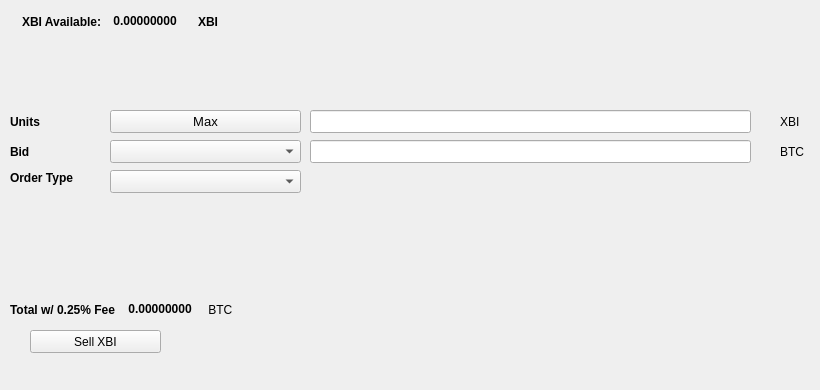
   <widget class="QWidget" name="SellTab">
    <attribute name="title">
     <string>Sell</string>
    </attribute>
    <widget class="QLabel" name="label_16">
     <property name="geometry">
      <rect>
       <x>780</x>
       <y>140</y>
       <width>31</width>
       <height>23</height>
      </rect>
     </property>
     <property name="text">
      <string>BTC</string>
     </property>
    </widget>
    <widget class="QComboBox" name="SellBidcomboBox">
     <property name="geometry">
      <rect>
       <x>110</x>
       <y>140</y>
       <width>191</width>
       <height>23</height>
      </rect>
     </property>
     <property name="font">
      <font>
       <pointsize>10</pointsize>
      </font>
     </property>
    </widget>
    <widget class="QLabel" name="label_18">
     <property name="geometry">
      <rect>
       <x>10</x>
       <y>110</y>
       <width>46</width>
       <height>23</height>
      </rect>
     </property>
     <property name="font">
      <font>
       <weight>75</weight>
       <bold>true</bold>
      </font>
     </property>
     <property name="text">
      <string>Units</string>
     </property>
    </widget>
    <widget class="QPushButton" name="Sell_Max_Amount">
     <property name="geometry">
      <rect>
       <x>110</x>
       <y>110</y>
       <width>191</width>
       <height>23</height>
      </rect>
     </property>
     <property name="font">
      <font>
       <pointsize>10</pointsize>
      </font>
     </property>
     <property name="text">
      <string>Max</string>
     </property>
    </widget>
    <widget class="QLabel" name="label_20">
     <property name="geometry">
      <rect>
       <x>10</x>
       <y>170</y>
       <width>91</width>
       <height>16</height>
      </rect>
     </property>
     <property name="font">
      <font>
       <weight>75</weight>
       <bold>true</bold>
      </font>
     </property>
     <property name="text">
      <string>Order Type</string>
     </property>
    </widget>
    <widget class="QComboBox" name="SellOrdertypeCombo">
     <property name="geometry">
      <rect>
       <x>110</x>
       <y>170</y>
       <width>191</width>
       <height>23</height>
      </rect>
     </property>
     <property name="font">
      <font>
       <pointsize>10</pointsize>
      </font>
     </property>
    </widget>
    <widget class="QLabel" name="label_21">
     <property name="geometry">
      <rect>
       <x>10</x>
       <y>140</y>
       <width>46</width>
       <height>23</height>
      </rect>
     </property>
     <property name="font">
      <font>
       <weight>75</weight>
       <bold>true</bold>
      </font>
     </property>
     <property name="text">
      <string>Bid</string>
     </property>
    </widget>
    <widget class="QLabel" name="label_22">
     <property name="geometry">
      <rect>
       <x>780</x>
       <y>110</y>
       <width>31</width>
       <height>23</height>
      </rect>
     </property>
     <property name="text">
      <string>XBI</string>
     </property>
    </widget>
    <widget class="QLineEdit" name="UnitsInputXBI">
     <property name="geometry">
      <rect>
       <x>310</x>
       <y>110</y>
       <width>441</width>
       <height>23</height>
      </rect>
     </property>
     <property name="font">
      <font>
       <pointsize>9</pointsize>
       <weight>75</weight>
       <bold>true</bold>
      </font>
     </property>
    </widget>
    <widget class="QLineEdit" name="SellBidPriceEdit">
     <property name="geometry">
      <rect>
       <x>310</x>
       <y>140</y>
       <width>441</width>
       <height>23</height>
      </rect>
     </property>
     <property name="font">
      <font>
       <pointsize>9</pointsize>
       <weight>75</weight>
       <bold>true</bold>
      </font>
     </property>
    </widget>
    <widget class="QPushButton" name="SellXBIBTN">
     <property name="geometry">
      <rect>
       <x>30</x>
       <y>330</y>
       <width>131</width>
       <height>23</height>
      </rect>
     </property>
     <property name="text">
      <string>Sell XBI</string>
     </property>
     <property name="icon">
      <iconset resource="../xbi">
       <normaloff>:/icons/bitcoin</normaloff>:/icons/bitcoin</iconset>
     </property>
    </widget>
    <widget class="QWidget" name="layoutWidget3">
     <property name="geometry">
      <rect>
       <x>22</x>
       <y>12</y>
       <width>258</width>
       <height>19</height>
      </rect>
     </property>
     <layout class="QHBoxLayout" name="horizontalLayout">
      <item>
       <widget class="QLabel" name="label232_2">
        <property name="font">
         <font>
          <weight>75</weight>
          <bold>true</bold>
         </font>
        </property>
        <property name="text">
         <string>XBI Available:</string>
        </property>
       </widget>
      </item>
      <item>
       <widget class="QLabel" name="XBIAvailableLabel">
        <property name="palette">
         <palette>
          <active>
           <colorrole role="WindowText">
            <brush brushstyle="SolidPattern">
             <color alpha="255">
              <red>0</red>
              <green>0</green>
              <blue>0</blue>
             </color>
            </brush>
           </colorrole>
           <colorrole role="Button">
            <brush brushstyle="SolidPattern">
             <color alpha="255">
              <red>0</red>
              <green>170</green>
              <blue>0</blue>
             </color>
            </brush>
           </colorrole>
           <colorrole role="Light">
            <brush brushstyle="SolidPattern">
             <color alpha="255">
              <red>0</red>
              <green>255</green>
              <blue>0</blue>
             </color>
            </brush>
           </colorrole>
           <colorrole role="Midlight">
            <brush brushstyle="SolidPattern">
             <color alpha="255">
              <red>0</red>
              <green>212</green>
              <blue>0</blue>
             </color>
            </brush>
           </colorrole>
           <colorrole role="Dark">
            <brush brushstyle="SolidPattern">
             <color alpha="255">
              <red>0</red>
              <green>85</green>
              <blue>0</blue>
             </color>
            </brush>
           </colorrole>
           <colorrole role="Mid">
            <brush brushstyle="SolidPattern">
             <color alpha="255">
              <red>0</red>
              <green>113</green>
              <blue>0</blue>
             </color>
            </brush>
           </colorrole>
           <colorrole role="Text">
            <brush brushstyle="SolidPattern">
             <color alpha="255">
              <red>0</red>
              <green>170</green>
              <blue>0</blue>
             </color>
            </brush>
           </colorrole>
           <colorrole role="BrightText">
            <brush brushstyle="SolidPattern">
             <color alpha="255">
              <red>255</red>
              <green>255</green>
              <blue>255</blue>
             </color>
            </brush>
           </colorrole>
           <colorrole role="ButtonText">
            <brush brushstyle="SolidPattern">
             <color alpha="255">
              <red>0</red>
              <green>0</green>
              <blue>0</blue>
             </color>
            </brush>
           </colorrole>
           <colorrole role="Base">
            <brush brushstyle="SolidPattern">
             <color alpha="255">
              <red>255</red>
              <green>255</green>
              <blue>255</blue>
             </color>
            </brush>
           </colorrole>
           <colorrole role="Window">
            <brush brushstyle="SolidPattern">
             <color alpha="255">
              <red>0</red>
              <green>170</green>
              <blue>0</blue>
             </color>
            </brush>
           </colorrole>
           <colorrole role="Shadow">
            <brush brushstyle="SolidPattern">
             <color alpha="255">
              <red>0</red>
              <green>0</green>
              <blue>0</blue>
             </color>
            </brush>
           </colorrole>
           <colorrole role="AlternateBase">
            <brush brushstyle="SolidPattern">
             <color alpha="255">
              <red>127</red>
              <green>212</green>
              <blue>127</blue>
             </color>
            </brush>
           </colorrole>
           <colorrole role="ToolTipBase">
            <brush brushstyle="SolidPattern">
             <color alpha="255">
              <red>255</red>
              <green>255</green>
              <blue>220</blue>
             </color>
            </brush>
           </colorrole>
           <colorrole role="ToolTipText">
            <brush brushstyle="SolidPattern">
             <color alpha="255">
              <red>0</red>
              <green>0</green>
              <blue>0</blue>
             </color>
            </brush>
           </colorrole>
          </active>
          <inactive>
           <colorrole role="WindowText">
            <brush brushstyle="SolidPattern">
             <color alpha="255">
              <red>0</red>
              <green>0</green>
              <blue>0</blue>
             </color>
            </brush>
           </colorrole>
           <colorrole role="Button">
            <brush brushstyle="SolidPattern">
             <color alpha="255">
              <red>0</red>
              <green>170</green>
              <blue>0</blue>
             </color>
            </brush>
           </colorrole>
           <colorrole role="Light">
            <brush brushstyle="SolidPattern">
             <color alpha="255">
              <red>0</red>
              <green>255</green>
              <blue>0</blue>
             </color>
            </brush>
           </colorrole>
           <colorrole role="Midlight">
            <brush brushstyle="SolidPattern">
             <color alpha="255">
              <red>0</red>
              <green>212</green>
              <blue>0</blue>
             </color>
            </brush>
           </colorrole>
           <colorrole role="Dark">
            <brush brushstyle="SolidPattern">
             <color alpha="255">
              <red>0</red>
              <green>85</green>
              <blue>0</blue>
             </color>
            </brush>
           </colorrole>
           <colorrole role="Mid">
            <brush brushstyle="SolidPattern">
             <color alpha="255">
              <red>0</red>
              <green>113</green>
              <blue>0</blue>
             </color>
            </brush>
           </colorrole>
           <colorrole role="Text">
            <brush brushstyle="SolidPattern">
             <color alpha="255">
              <red>0</red>
              <green>170</green>
              <blue>0</blue>
             </color>
            </brush>
           </colorrole>
           <colorrole role="BrightText">
            <brush brushstyle="SolidPattern">
             <color alpha="255">
              <red>255</red>
              <green>255</green>
              <blue>255</blue>
             </color>
            </brush>
           </colorrole>
           <colorrole role="ButtonText">
            <brush brushstyle="SolidPattern">
             <color alpha="255">
              <red>0</red>
              <green>0</green>
              <blue>0</blue>
             </color>
            </brush>
           </colorrole>
           <colorrole role="Base">
            <brush brushstyle="SolidPattern">
             <color alpha="255">
              <red>255</red>
              <green>255</green>
              <blue>255</blue>
             </color>
            </brush>
           </colorrole>
           <colorrole role="Window">
            <brush brushstyle="SolidPattern">
             <color alpha="255">
              <red>0</red>
              <green>170</green>
              <blue>0</blue>
             </color>
            </brush>
           </colorrole>
           <colorrole role="Shadow">
            <brush brushstyle="SolidPattern">
             <color alpha="255">
              <red>0</red>
              <green>0</green>
              <blue>0</blue>
             </color>
            </brush>
           </colorrole>
           <colorrole role="AlternateBase">
            <brush brushstyle="SolidPattern">
             <color alpha="255">
              <red>127</red>
              <green>212</green>
              <blue>127</blue>
             </color>
            </brush>
           </colorrole>
           <colorrole role="ToolTipBase">
            <brush brushstyle="SolidPattern">
             <color alpha="255">
              <red>255</red>
              <green>255</green>
              <blue>220</blue>
             </color>
            </brush>
           </colorrole>
           <colorrole role="ToolTipText">
            <brush brushstyle="SolidPattern">
             <color alpha="255">
              <red>0</red>
              <green>0</green>
              <blue>0</blue>
             </color>
            </brush>
           </colorrole>
          </inactive>
          <disabled>
           <colorrole role="WindowText">
            <brush brushstyle="SolidPattern">
             <color alpha="255">
              <red>0</red>
              <green>85</green>
              <blue>0</blue>
             </color>
            </brush>
           </colorrole>
           <colorrole role="Button">
            <brush brushstyle="SolidPattern">
             <color alpha="255">
              <red>0</red>
              <green>170</green>
              <blue>0</blue>
             </color>
            </brush>
           </colorrole>
           <colorrole role="Light">
            <brush brushstyle="SolidPattern">
             <color alpha="255">
              <red>0</red>
              <green>255</green>
              <blue>0</blue>
             </color>
            </brush>
           </colorrole>
           <colorrole role="Midlight">
            <brush brushstyle="SolidPattern">
             <color alpha="255">
              <red>0</red>
              <green>212</green>
              <blue>0</blue>
             </color>
            </brush>
           </colorrole>
           <colorrole role="Dark">
            <brush brushstyle="SolidPattern">
             <color alpha="255">
              <red>0</red>
              <green>85</green>
              <blue>0</blue>
             </color>
            </brush>
           </colorrole>
           <colorrole role="Mid">
            <brush brushstyle="SolidPattern">
             <color alpha="255">
              <red>0</red>
              <green>113</green>
              <blue>0</blue>
             </color>
            </brush>
           </colorrole>
           <colorrole role="Text">
            <brush brushstyle="SolidPattern">
             <color alpha="255">
              <red>0</red>
              <green>85</green>
              <blue>0</blue>
             </color>
            </brush>
           </colorrole>
           <colorrole role="BrightText">
            <brush brushstyle="SolidPattern">
             <color alpha="255">
              <red>255</red>
              <green>255</green>
              <blue>255</blue>
             </color>
            </brush>
           </colorrole>
           <colorrole role="ButtonText">
            <brush brushstyle="SolidPattern">
             <color alpha="255">
              <red>0</red>
              <green>85</green>
              <blue>0</blue>
             </color>
            </brush>
           </colorrole>
           <colorrole role="Base">
            <brush brushstyle="SolidPattern">
             <color alpha="255">
              <red>0</red>
              <green>170</green>
              <blue>0</blue>
             </color>
            </brush>
           </colorrole>
           <colorrole role="Window">
            <brush brushstyle="SolidPattern">
             <color alpha="255">
              <red>0</red>
              <green>170</green>
              <blue>0</blue>
             </color>
            </brush>
           </colorrole>
           <colorrole role="Shadow">
            <brush brushstyle="SolidPattern">
             <color alpha="255">
              <red>0</red>
              <green>0</green>
              <blue>0</blue>
             </color>
            </brush>
           </colorrole>
           <colorrole role="AlternateBase">
            <brush brushstyle="SolidPattern">
             <color alpha="255">
              <red>0</red>
              <green>170</green>
              <blue>0</blue>
             </color>
            </brush>
           </colorrole>
           <colorrole role="ToolTipBase">
            <brush brushstyle="SolidPattern">
             <color alpha="255">
              <red>255</red>
              <green>255</green>
              <blue>220</blue>
             </color>
            </brush>
           </colorrole>
           <colorrole role="ToolTipText">
            <brush brushstyle="SolidPattern">
             <color alpha="255">
              <red>0</red>
              <green>0</green>
              <blue>0</blue>
             </color>
            </brush>
           </colorrole>
          </disabled>
         </palette>
        </property>
        <property name="font">
         <font>
          <weight>75</weight>
          <bold>true</bold>
         </font>
        </property>
        <property name="text">
         <string> 0.00000000 </string>
        </property>
        <property name="textInteractionFlags">
         <set>Qt::LinksAccessibleByMouse|Qt::TextSelectableByKeyboard|Qt::TextSelectableByMouse</set>
        </property>
       </widget>
      </item>
      <item>
       <widget class="QLabel" name="labelXBI">
        <property name="font">
         <font>
          <weight>75</weight>
          <bold>true</bold>
         </font>
        </property>
        <property name="text">
         <string>XBI</string>
        </property>
       </widget>
      </item>
     </layout>
    </widget>
    <widget class="QWidget" name="layoutWidget">
     <property name="geometry">
      <rect>
       <x>10</x>
       <y>300</y>
       <width>268</width>
       <height>19</height>
      </rect>
     </property>
     <layout class="QHBoxLayout" name="horizontalLayout_2">
      <item>
       <widget class="QLabel" name="label_19">
        <property name="font">
         <font>
          <weight>75</weight>
          <bold>true</bold>
         </font>
        </property>
        <property name="text">
         <string>Total w/ 0.25% Fee </string>
        </property>
       </widget>
      </item>
      <item>
       <widget class="QLabel" name="SellCostLabel">
        <property name="palette">
         <palette>
          <active>
           <colorrole role="WindowText">
            <brush brushstyle="SolidPattern">
             <color alpha="255">
              <red>0</red>
              <green>0</green>
              <blue>0</blue>
             </color>
            </brush>
           </colorrole>
           <colorrole role="Button">
            <brush brushstyle="SolidPattern">
             <color alpha="255">
              <red>0</red>
              <green>170</green>
              <blue>0</blue>
             </color>
            </brush>
           </colorrole>
           <colorrole role="Light">
            <brush brushstyle="SolidPattern">
             <color alpha="255">
              <red>0</red>
              <green>255</green>
              <blue>0</blue>
             </color>
            </brush>
           </colorrole>
           <colorrole role="Midlight">
            <brush brushstyle="SolidPattern">
             <color alpha="255">
              <red>0</red>
              <green>212</green>
              <blue>0</blue>
             </color>
            </brush>
           </colorrole>
           <colorrole role="Dark">
            <brush brushstyle="SolidPattern">
             <color alpha="255">
              <red>0</red>
              <green>85</green>
              <blue>0</blue>
             </color>
            </brush>
           </colorrole>
           <colorrole role="Mid">
            <brush brushstyle="SolidPattern">
             <color alpha="255">
              <red>0</red>
              <green>113</green>
              <blue>0</blue>
             </color>
            </brush>
           </colorrole>
           <colorrole role="Text">
            <brush brushstyle="SolidPattern">
             <color alpha="255">
              <red>0</red>
              <green>170</green>
              <blue>0</blue>
             </color>
            </brush>
           </colorrole>
           <colorrole role="BrightText">
            <brush brushstyle="SolidPattern">
             <color alpha="255">
              <red>255</red>
              <green>255</green>
              <blue>255</blue>
             </color>
            </brush>
           </colorrole>
           <colorrole role="ButtonText">
            <brush brushstyle="SolidPattern">
             <color alpha="255">
              <red>0</red>
              <green>0</green>
              <blue>0</blue>
             </color>
            </brush>
           </colorrole>
           <colorrole role="Base">
            <brush brushstyle="SolidPattern">
             <color alpha="255">
              <red>255</red>
              <green>255</green>
              <blue>255</blue>
             </color>
            </brush>
           </colorrole>
           <colorrole role="Window">
            <brush brushstyle="SolidPattern">
             <color alpha="255">
              <red>0</red>
              <green>170</green>
              <blue>0</blue>
             </color>
            </brush>
           </colorrole>
           <colorrole role="Shadow">
            <brush brushstyle="SolidPattern">
             <color alpha="255">
              <red>0</red>
              <green>0</green>
              <blue>0</blue>
             </color>
            </brush>
           </colorrole>
           <colorrole role="AlternateBase">
            <brush brushstyle="SolidPattern">
             <color alpha="255">
              <red>127</red>
              <green>212</green>
              <blue>127</blue>
             </color>
            </brush>
           </colorrole>
           <colorrole role="ToolTipBase">
            <brush brushstyle="SolidPattern">
             <color alpha="255">
              <red>255</red>
              <green>255</green>
              <blue>220</blue>
             </color>
            </brush>
           </colorrole>
           <colorrole role="ToolTipText">
            <brush brushstyle="SolidPattern">
             <color alpha="255">
              <red>0</red>
              <green>0</green>
              <blue>0</blue>
             </color>
            </brush>
           </colorrole>
          </active>
          <inactive>
           <colorrole role="WindowText">
            <brush brushstyle="SolidPattern">
             <color alpha="255">
              <red>0</red>
              <green>0</green>
              <blue>0</blue>
             </color>
            </brush>
           </colorrole>
           <colorrole role="Button">
            <brush brushstyle="SolidPattern">
             <color alpha="255">
              <red>0</red>
              <green>170</green>
              <blue>0</blue>
             </color>
            </brush>
           </colorrole>
           <colorrole role="Light">
            <brush brushstyle="SolidPattern">
             <color alpha="255">
              <red>0</red>
              <green>255</green>
              <blue>0</blue>
             </color>
            </brush>
           </colorrole>
           <colorrole role="Midlight">
            <brush brushstyle="SolidPattern">
             <color alpha="255">
              <red>0</red>
              <green>212</green>
              <blue>0</blue>
             </color>
            </brush>
           </colorrole>
           <colorrole role="Dark">
            <brush brushstyle="SolidPattern">
             <color alpha="255">
              <red>0</red>
              <green>85</green>
              <blue>0</blue>
             </color>
            </brush>
           </colorrole>
           <colorrole role="Mid">
            <brush brushstyle="SolidPattern">
             <color alpha="255">
              <red>0</red>
              <green>113</green>
              <blue>0</blue>
             </color>
            </brush>
           </colorrole>
           <colorrole role="Text">
            <brush brushstyle="SolidPattern">
             <color alpha="255">
              <red>0</red>
              <green>170</green>
              <blue>0</blue>
             </color>
            </brush>
           </colorrole>
           <colorrole role="BrightText">
            <brush brushstyle="SolidPattern">
             <color alpha="255">
              <red>255</red>
              <green>255</green>
              <blue>255</blue>
             </color>
            </brush>
           </colorrole>
           <colorrole role="ButtonText">
            <brush brushstyle="SolidPattern">
             <color alpha="255">
              <red>0</red>
              <green>0</green>
              <blue>0</blue>
             </color>
            </brush>
           </colorrole>
           <colorrole role="Base">
            <brush brushstyle="SolidPattern">
             <color alpha="255">
              <red>255</red>
              <green>255</green>
              <blue>255</blue>
             </color>
            </brush>
           </colorrole>
           <colorrole role="Window">
            <brush brushstyle="SolidPattern">
             <color alpha="255">
              <red>0</red>
              <green>170</green>
              <blue>0</blue>
             </color>
            </brush>
           </colorrole>
           <colorrole role="Shadow">
            <brush brushstyle="SolidPattern">
             <color alpha="255">
              <red>0</red>
              <green>0</green>
              <blue>0</blue>
             </color>
            </brush>
           </colorrole>
           <colorrole role="AlternateBase">
            <brush brushstyle="SolidPattern">
             <color alpha="255">
              <red>127</red>
              <green>212</green>
              <blue>127</blue>
             </color>
            </brush>
           </colorrole>
           <colorrole role="ToolTipBase">
            <brush brushstyle="SolidPattern">
             <color alpha="255">
              <red>255</red>
              <green>255</green>
              <blue>220</blue>
             </color>
            </brush>
           </colorrole>
           <colorrole role="ToolTipText">
            <brush brushstyle="SolidPattern">
             <color alpha="255">
              <red>0</red>
              <green>0</green>
              <blue>0</blue>
             </color>
            </brush>
           </colorrole>
          </inactive>
          <disabled>
           <colorrole role="WindowText">
            <brush brushstyle="SolidPattern">
             <color alpha="255">
              <red>0</red>
              <green>85</green>
              <blue>0</blue>
             </color>
            </brush>
           </colorrole>
           <colorrole role="Button">
            <brush brushstyle="SolidPattern">
             <color alpha="255">
              <red>0</red>
              <green>170</green>
              <blue>0</blue>
             </color>
            </brush>
           </colorrole>
           <colorrole role="Light">
            <brush brushstyle="SolidPattern">
             <color alpha="255">
              <red>0</red>
              <green>255</green>
              <blue>0</blue>
             </color>
            </brush>
           </colorrole>
           <colorrole role="Midlight">
            <brush brushstyle="SolidPattern">
             <color alpha="255">
              <red>0</red>
              <green>212</green>
              <blue>0</blue>
             </color>
            </brush>
           </colorrole>
           <colorrole role="Dark">
            <brush brushstyle="SolidPattern">
             <color alpha="255">
              <red>0</red>
              <green>85</green>
              <blue>0</blue>
             </color>
            </brush>
           </colorrole>
           <colorrole role="Mid">
            <brush brushstyle="SolidPattern">
             <color alpha="255">
              <red>0</red>
              <green>113</green>
              <blue>0</blue>
             </color>
            </brush>
           </colorrole>
           <colorrole role="Text">
            <brush brushstyle="SolidPattern">
             <color alpha="255">
              <red>0</red>
              <green>85</green>
              <blue>0</blue>
             </color>
            </brush>
           </colorrole>
           <colorrole role="BrightText">
            <brush brushstyle="SolidPattern">
             <color alpha="255">
              <red>255</red>
              <green>255</green>
              <blue>255</blue>
             </color>
            </brush>
           </colorrole>
           <colorrole role="ButtonText">
            <brush brushstyle="SolidPattern">
             <color alpha="255">
              <red>0</red>
              <green>85</green>
              <blue>0</blue>
             </color>
            </brush>
           </colorrole>
           <colorrole role="Base">
            <brush brushstyle="SolidPattern">
             <color alpha="255">
              <red>0</red>
              <green>170</green>
              <blue>0</blue>
             </color>
            </brush>
           </colorrole>
           <colorrole role="Window">
            <brush brushstyle="SolidPattern">
             <color alpha="255">
              <red>0</red>
              <green>170</green>
              <blue>0</blue>
             </color>
            </brush>
           </colorrole>
           <colorrole role="Shadow">
            <brush brushstyle="SolidPattern">
             <color alpha="255">
              <red>0</red>
              <green>0</green>
              <blue>0</blue>
             </color>
            </brush>
           </colorrole>
           <colorrole role="AlternateBase">
            <brush brushstyle="SolidPattern">
             <color alpha="255">
              <red>0</red>
              <green>170</green>
              <blue>0</blue>
             </color>
            </brush>
           </colorrole>
           <colorrole role="ToolTipBase">
            <brush brushstyle="SolidPattern">
             <color alpha="255">
              <red>255</red>
              <green>255</green>
              <blue>220</blue>
             </color>
            </brush>
           </colorrole>
           <colorrole role="ToolTipText">
            <brush brushstyle="SolidPattern">
             <color alpha="255">
              <red>0</red>
              <green>0</green>
              <blue>0</blue>
             </color>
            </brush>
           </colorrole>
          </disabled>
         </palette>
        </property>
        <property name="font">
         <font>
          <weight>75</weight>
          <bold>true</bold>
         </font>
        </property>
        <property name="autoFillBackground">
         <bool>false</bool>
        </property>
        <property name="text">
         <string> 0.00000000</string>
        </property>
        <property name="textInteractionFlags">
         <set>Qt::LinksAccessibleByMouse|Qt::TextSelectableByMouse</set>
        </property>
       </widget>
      </item>
      <item>
       <widget class="QLabel" name="label_17">
        <property name="font">
         <font>
          <weight>50</weight>
          <bold>false</bold>
         </font>
        </property>
        <property name="text">
         <string> BTC</string>
        </property>
       </widget>
      </item>
     </layout>
    </widget>
    <widget class="QLabel" name="label_23">
     <property name="geometry">
      <rect>
       <x>460</x>
       <y>300</y>
       <width>281</width>
       <height>81</height>
      </rect>
     </property>
     <property name="text">
      <string/>
     </property>
     <property name="pixmap">
      <pixmap>:/images/bittrex</pixmap>
     </property>
    </widget>
   </widget>
